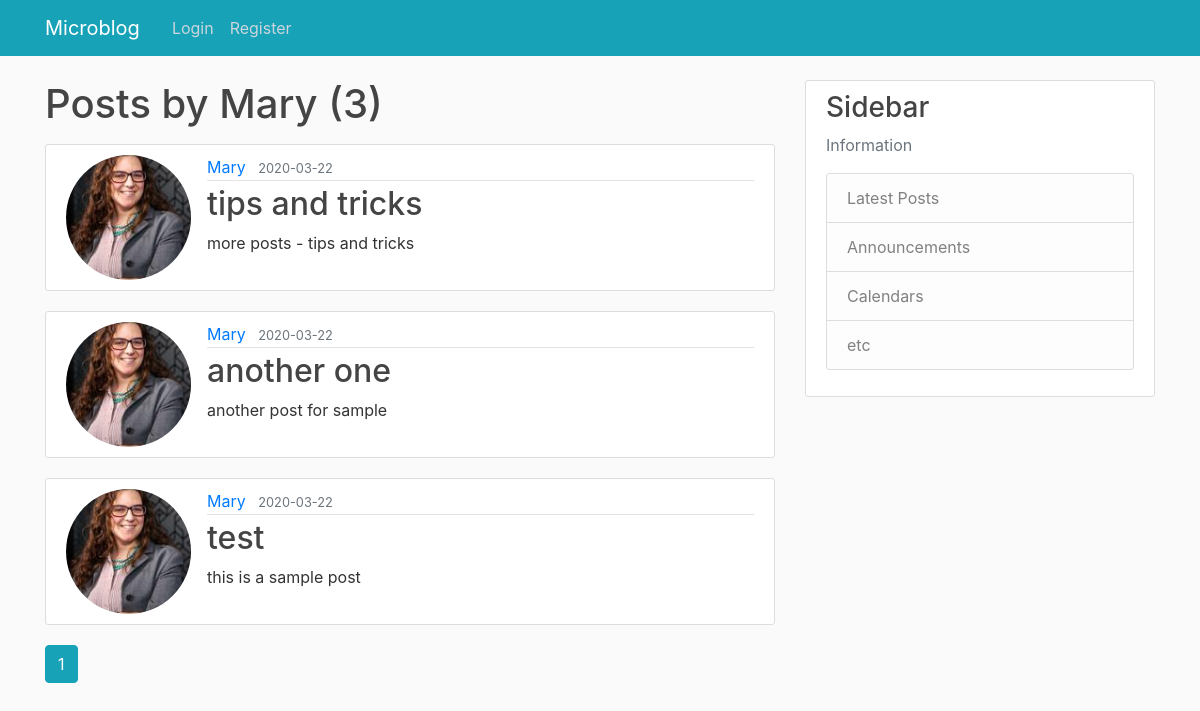
The app's page /user/Mary with its own data.
### microblog/models.py (models this page shows, shortened)
class User(db.Model, UserMixin):
    id = db.Column(db.Integer, primary_key=True)
    username = db.Column(db.String(30), unique=True, nullable=False)
    email = db.Column(db.String(30), unique=True, nullable=False)
    image_file = db.Column(db.String(20), nullable=False, default='default.jpg')
    password = db.Column(db.String(60), nullable=False)
    posts = db.relationship('Post', backref='author', lazy='dynamic')

class Post(db.Model):
    id = db.Column(db.Integer, primary_key=True)
    title = db.Column(db.String(100), nullable=False)
    date_posted = db.Column(db.DateTime, nullable=False, default=datetime.utcnow)
    content = db.Column(db.Text, nullable=False)
    user_id = db.Column(db.Integer, db.ForeignKey('user.id'), nullable=False)

### microblog/routes.py (the view)
@app.route("/user/<string:username>")
def user_posts(username):
    page = request.args.get('page', 1, type=int)
    user = User.query.filter_by(username=username).first_or_404()
    posts = Post.query.filter_by(author=user).order_by(Post.date_posted.desc()).paginate(page=page, per_page=3)
    return render_template("user_posts.html", title='Blog', posts=posts, user=user)

### microblog/templates/user_posts.html (shortened to what this page needs)
{% extends "layout.html" %}
{% block main %}
<h1 class="mb-3"> Posts by {{ user.username }} ({{ posts.total }})</h1>
{% for post in posts.items %}
<article class="media content-section">
    <img class="rounded-circle article-img" src="{{url_for('static', filename='img/'+ post.author.image_file) }}">
    <div class="media-body">
        <div class="article-metadata">
            <a class="mr-2" href="{{ url_for('user_posts', username=post.author.username) }}">{{ post.author.username }}</a>
            <small class="text-muted">{{ post.date_posted.strftime('%Y-%m-%d') }}</small>
        </div>
        <h2><a class="article-title" href="{{ url_for('post', post_id=post.id) }}">{{ post.title }}</a></h2>
        <p class="article-content">{{ post.content }}</p>
    </div>
</article>
{% endfor %}
{% for page_num in posts.iter_pages(left_edge=1, right_edge=1, left_current=1, right_current=3) %}
{% if page_num %}
{% if posts.page == page_num %}
<a class="btn btn-info mb-4" href="{{ url_for('user_posts', username=user.username, page=page_num) }}"> {{ page_num }}</a>
{% else %}
<a class="btn btn-outline-info mb-4" href="{{ url_for('user_posts', username=user.username, page=page_num) }}"> {{ page_num }}</a>
{% endif %}
{% else %}
...
{% endif %}
{% endfor %}
{% endblock %}

### microblog/static/main.css (style rules this page uses)
body { background: #fafafa; color: #333333; margin-top: 5rem; }
h1, h2, h3, h4, h5, h6 { color: #444444; }
.content-section { background: #ffffff; padding: 10px 20px; border: 1px solid #dddddd; border-radius: 3px; margin-bottom: 20px; }
.article-title { color: #444444; }
.article-content { white-space: pre-line; }
.article-img { object-fit: cover; height: 125px; width: 125px; margin-right: 16px; }
.article-metadata { padding-bottom: 1px; margin-bottom: 4px; border-bottom: 1px solid #e3e3e3 }

### records on screen
User: username "Mary"
Post: image_file (picture), author.username "Mary", date_posted "2020-03-22", title "tips and tricks", content "more posts - tips and tricks"
Post: image_file (picture), author.username "Mary", date_posted "2020-03-22", title "another one", content "another post for sample"
Post: image_file (picture), author.username "Mary", date_posted "2020-03-22", title "test", content "this is a sample post"

### other values on screen
{{ posts.total }} "3"
{{ page_num }} "1"
